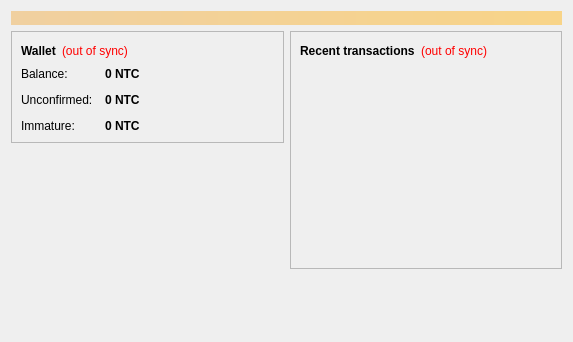
<?xml version="1.0" encoding="UTF-8"?>
<ui version="4.0">
 <class>OverviewPage</class>
 <widget class="QWidget" name="OverviewPage">
  <property name="geometry">
   <rect>
    <x>0</x>
    <y>0</y>
    <width>573</width>
    <height>342</height>
   </rect>
  </property>
  <property name="windowTitle">
   <string>Form</string>
  </property>
  <layout class="QVBoxLayout" name="topLayout">
   <item>
    <widget class="QLabel" name="labelAlerts">
     <property name="visible">
      <bool>false</bool>
     </property>
     <property name="styleSheet">
      <string notr="true">background-color: qlineargradient(x1: 0, y1: 0, x2: 1, y2: 0, stop:0 #F0D0A0, stop:1 #F8D488); color:#000000;</string>
     </property>
     <property name="wordWrap">
      <bool>true</bool>
     </property>
     <property name="margin">
      <number>3</number>
     </property>
    </widget>
   </item>
   <item>
    <layout class="QHBoxLayout" name="horizontalLayout" stretch="1,1">
     <item>
      <layout class="QVBoxLayout" name="verticalLayout_2">
       <item>
        <widget class="QFrame" name="frame">
         <property name="frameShape">
          <enum>QFrame::StyledPanel</enum>
         </property>
         <property name="frameShadow">
          <enum>QFrame::Raised</enum>
         </property>
         <layout class="QVBoxLayout" name="verticalLayout_4">
          <item>
           <layout class="QHBoxLayout" name="horizontalLayout_4">
            <item>
             <widget class="QLabel" name="label_5">
              <property name="font">
               <font>
                <weight>75</weight>
                <bold>true</bold>
               </font>
              </property>
              <property name="text">
               <string>Wallet</string>
              </property>
             </widget>
            </item>
            <item>
             <widget class="QLabel" name="labelWalletStatus">
              <property name="toolTip">
               <string>The displayed information may be out of date. Your wallet automatically synchronizes with the Neutcoin network after a connection is established, but this process has not completed yet.</string>
              </property>
              <property name="styleSheet">
               <string notr="true">QLabel { color: red; }</string>
              </property>
              <property name="text">
               <string notr="true">(out of sync)</string>
              </property>
              <property name="alignment">
               <set>Qt::AlignLeading|Qt::AlignLeft|Qt::AlignVCenter</set>
              </property>
             </widget>
            </item>
            <item>
             <spacer name="horizontalSpacer_2">
              <property name="orientation">
               <enum>Qt::Horizontal</enum>
              </property>
              <property name="sizeHint" stdset="0">
               <size>
                <width>40</width>
                <height>20</height>
               </size>
              </property>
             </spacer>
            </item>
           </layout>
          </item>
          <item>
           <layout class="QFormLayout" name="formLayout_2">
            <property name="fieldGrowthPolicy">
             <enum>QFormLayout::AllNonFixedFieldsGrow</enum>
            </property>
            <property name="horizontalSpacing">
             <number>12</number>
            </property>
            <property name="verticalSpacing">
             <number>12</number>
            </property>
            <item row="0" column="0">
             <widget class="QLabel" name="label">
              <property name="text">
               <string>Balance:</string>
              </property>
             </widget>
            </item>
            <item row="0" column="1">
             <widget class="QLabel" name="labelBalance">
              <property name="font">
               <font>
                <weight>75</weight>
                <bold>true</bold>
               </font>
              </property>
              <property name="cursor">
               <cursorShape>IBeamCursor</cursorShape>
              </property>
              <property name="toolTip">
               <string>Your current balance</string>
              </property>
              <property name="text">
               <string notr="true">0 NTC</string>
              </property>
              <property name="textInteractionFlags">
               <set>Qt::LinksAccessibleByMouse|Qt::TextSelectableByKeyboard|Qt::TextSelectableByMouse</set>
              </property>
             </widget>
            </item>
            <item row="1" column="0">
             <widget class="QLabel" name="label_3">
              <property name="text">
               <string>Unconfirmed:</string>
              </property>
             </widget>
            </item>
            <item row="1" column="1">
             <widget class="QLabel" name="labelUnconfirmed">
              <property name="font">
               <font>
                <weight>75</weight>
                <bold>true</bold>
               </font>
              </property>
              <property name="cursor">
               <cursorShape>IBeamCursor</cursorShape>
              </property>
              <property name="toolTip">
               <string>Total of transactions that have yet to be confirmed, and do not yet count toward the current balance</string>
              </property>
              <property name="text">
               <string notr="true">0 NTC</string>
              </property>
              <property name="textInteractionFlags">
               <set>Qt::LinksAccessibleByMouse|Qt::TextSelectableByKeyboard|Qt::TextSelectableByMouse</set>
              </property>
             </widget>
            </item>
            <item row="2" column="0">
             <widget class="QLabel" name="labelImmatureText">
              <property name="text">
               <string>Immature:</string>
              </property>
             </widget>
            </item>
            <item row="2" column="1">
             <widget class="QLabel" name="labelImmature">
              <property name="font">
               <font>
                <weight>75</weight>
                <bold>true</bold>
               </font>
              </property>
              <property name="toolTip">
               <string>Mined balance that has not yet matured</string>
              </property>
              <property name="text">
               <string notr="true">0 NTC</string>
              </property>
              <property name="textInteractionFlags">
               <set>Qt::LinksAccessibleByMouse|Qt::TextSelectableByKeyboard|Qt::TextSelectableByMouse</set>
              </property>
             </widget>
            </item>
           </layout>
          </item>
         </layout>
        </widget>
       </item>
       <item>
        <spacer name="verticalSpacer">
         <property name="orientation">
          <enum>Qt::Vertical</enum>
         </property>
         <property name="sizeHint" stdset="0">
          <size>
           <width>20</width>
           <height>40</height>
          </size>
         </property>
        </spacer>
       </item>
      </layout>
     </item>
     <item>
      <layout class="QVBoxLayout" name="verticalLayout_3">
       <item>
        <widget class="QFrame" name="frame_2">
         <property name="frameShape">
          <enum>QFrame::StyledPanel</enum>
         </property>
         <property name="frameShadow">
          <enum>QFrame::Raised</enum>
         </property>
         <layout class="QVBoxLayout" name="verticalLayout">
          <item>
           <layout class="QHBoxLayout" name="horizontalLayout_2">
            <item>
             <widget class="QLabel" name="label_4">
              <property name="text">
               <string>&lt;b&gt;Recent transactions&lt;/b&gt;</string>
              </property>
             </widget>
            </item>
            <item>
             <widget class="QLabel" name="labelTransactionsStatus">
              <property name="toolTip">
               <string>The displayed information may be out of date. Your wallet automatically synchronizes with the Neutcoin network after a connection is established, but this process has not completed yet.</string>
              </property>
              <property name="styleSheet">
               <string notr="true">QLabel { color: red; }</string>
              </property>
              <property name="text">
               <string notr="true">(out of sync)</string>
              </property>
              <property name="alignment">
               <set>Qt::AlignRight|Qt::AlignTrailing|Qt::AlignVCenter</set>
              </property>
             </widget>
            </item>
            <item>
             <spacer name="horizontalSpacer">
              <property name="orientation">
               <enum>Qt::Horizontal</enum>
              </property>
              <property name="sizeHint" stdset="0">
               <size>
                <width>40</width>
                <height>20</height>
               </size>
              </property>
             </spacer>
            </item>
           </layout>
          </item>
          <item>
           <widget class="QListView" name="listTransactions">
            <property name="styleSheet">
             <string notr="true">QListView { background: transparent; }</string>
            </property>
            <property name="frameShape">
             <enum>QFrame::NoFrame</enum>
            </property>
            <property name="verticalScrollBarPolicy">
             <enum>Qt::ScrollBarAlwaysOff</enum>
            </property>
            <property name="horizontalScrollBarPolicy">
             <enum>Qt::ScrollBarAlwaysOff</enum>
            </property>
            <property name="selectionMode">
             <enum>QAbstractItemView::NoSelection</enum>
            </property>
           </widget>
          </item>
         </layout>
        </widget>
       </item>
       <item>
        <spacer name="verticalSpacer_2">
         <property name="orientation">
          <enum>Qt::Vertical</enum>
         </property>
         <property name="sizeHint" stdset="0">
          <size>
           <width>20</width>
           <height>40</height>
          </size>
         </property>
        </spacer>
       </item>
      </layout>
     </item>
    </layout>
   </item>
  </layout>
 </widget>
 <resources/>
 <connections/>
</ui>
